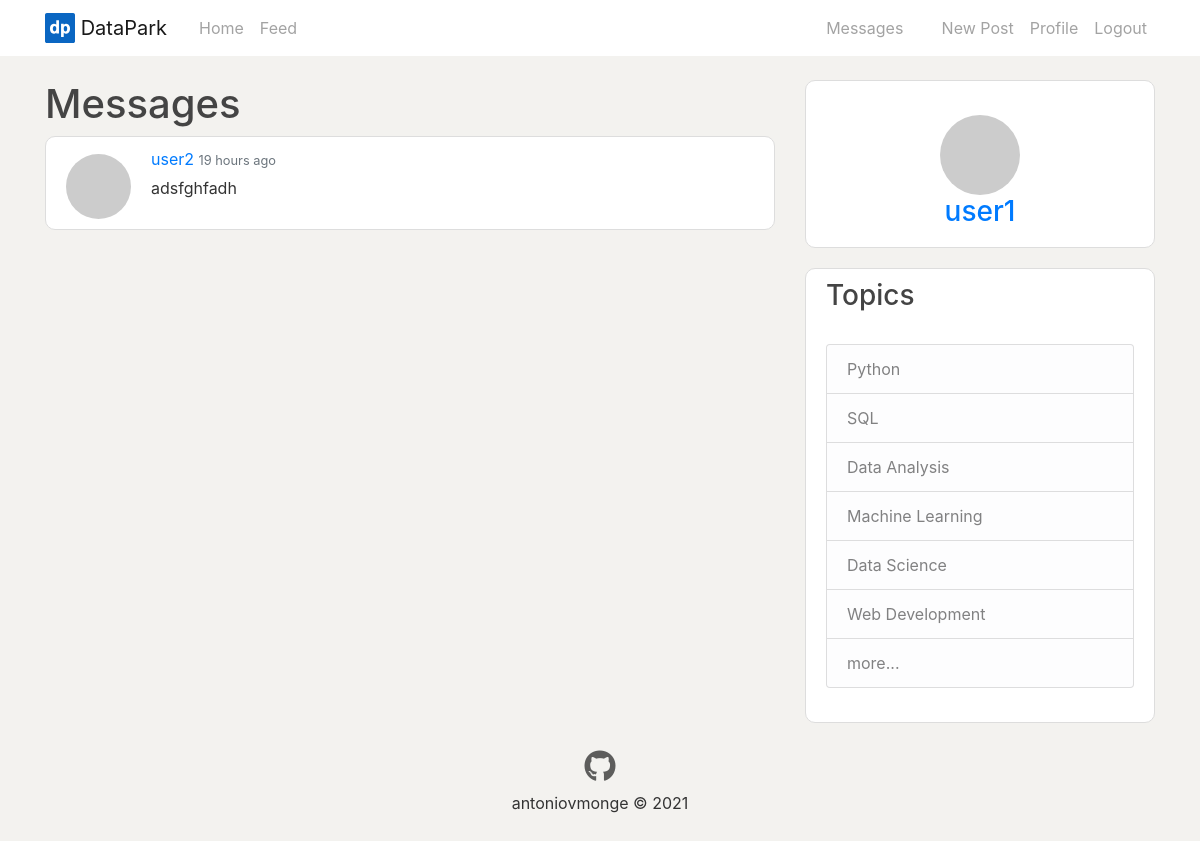
/messages (signed in), run on an earlier commit of the app's database.
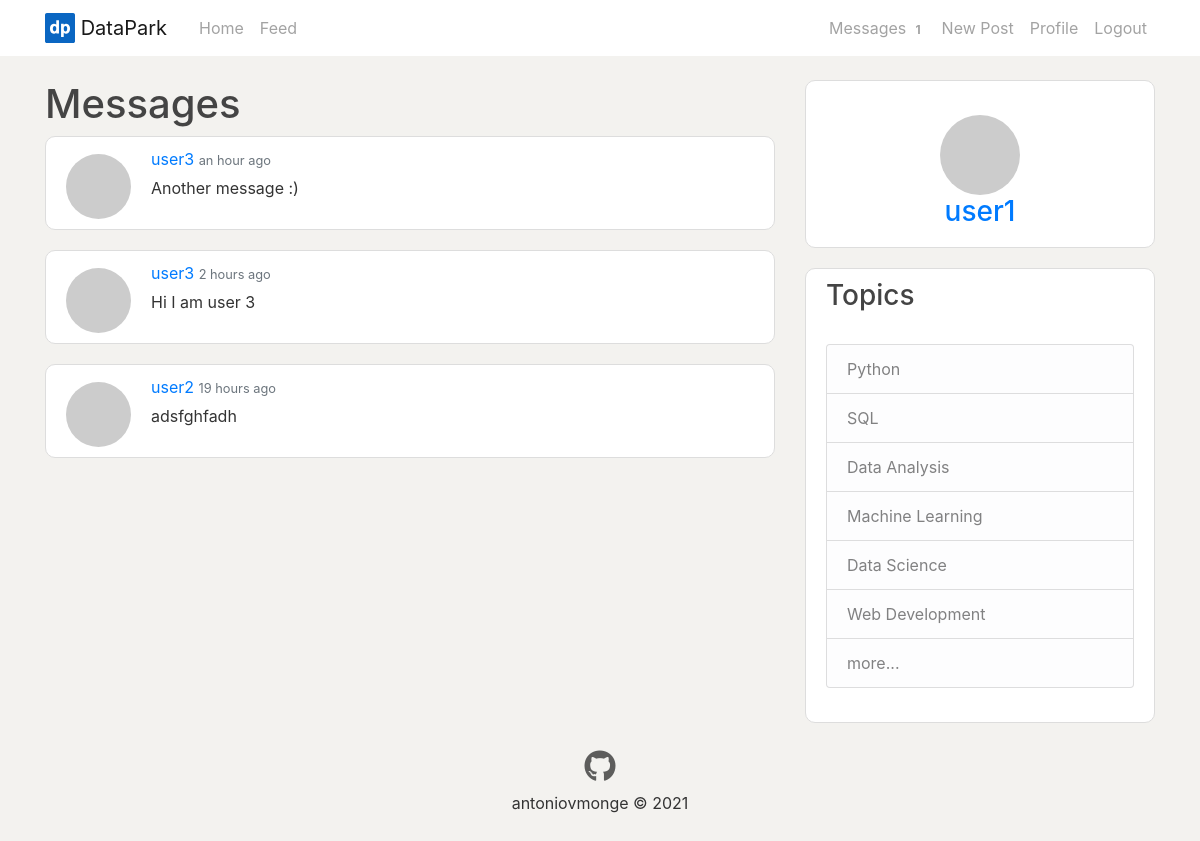
And on a later commit of the database.
### app/models.py (models this page shows, shortened)
class Message(db.Model):
    id = db.Column(db.Integer, primary_key=True)
    sender_id = db.Column(db.Integer, db.ForeignKey('user.id'))
    recipient_id = db.Column(db.Integer, db.ForeignKey('user.id'))
    body = db.Column(db.String(140))
    timestamp = db.Column(db.DateTime, index=True, default=datetime.utcnow)

class User(UserMixin, db.Model):
    id = db.Column(db.Integer, primary_key=True)
    username = db.Column(db.String(64), index=True, unique=True)
    email = db.Column(db.String(120), index=True, unique=True)
    password_hash = db.Column(db.String(128))
    about_me = db.Column(db.String(140))
    last_seen = db.Column(db.DateTime, default=datetime.utcnow)
    posts = db.relationship('Post', backref='author', lazy='dynamic')
    followed = db.relationship(
        'User',
        secondary=followers,
        primaryjoin=(followers.c.follower_id == id),
        secondaryjoin=(followers.c.followed_id == id),
        backref=db.backref('followers', lazy='dynamic'),
        lazy='dynamic')
    messages_sent = db.relationship('Message',
                                    foreign_keys='Message.sender_id',
                                    backref='author', lazy='dynamic')
    messages_received = db.relationship('Message',
                                        foreign_keys='Message.recipient_id',
                                        backref='recipient', lazy='dynamic')
    last_message_read_time = db.Column(db.DateTime)
    def avatar(self, size):
        digest = md5(self.email.lower().encode('utf-8')).hexdigest()
        return f"https://www.gravatar.com/avatar/{digest}?d=identicon&s={size}"
    def new_messages(self):
        last_read_time = self.last_message_read_time or datetime(1900, 1, 1)
        return Message.query.filter_by(recipient=self).filter(
            Message.timestamp > last_read_time).count()

### app/messages/routes.py (the view)
@bp.route('/messages')
@login_required
def messages():
    current_user.last_message_read_time = datetime.utcnow()
    db.session.commit()
    page = request.args.get('page', 1, type=int)
    messages = current_user.messages_received.order_by(
        Message.timestamp.desc()).paginate(
            page, current_app.config['POSTS_PER_PAGE'], False)
    next_url = url_for('messages.messages', page=messages.next_num) \
        if messages.has_next else None
    prev_url = url_for('messages.messages', page=messages.prev_num) \
        if messages.has_prev else None
    return render_template('messages/messages.html', messages=messages.items,
                            next_url=next_url, prev_url=prev_url, title='Messages')

### app/models.py (called while the page is built)
@login.user_loader
def load_user(id):
    return User.query.get(int(id))

### app/templates/messages/messages.html
{% extends "layout.html" %}
{% block content %}
    <h1>Messages</h1>
        {% for msg in messages %}
            <article class="media content-section">
                <img class="rounded-circle article-img"  src="{{ msg.author.avatar(64) }}">
                <div class="media-body">
                    <div class="article-metadata">
                        <a class="mr-2h" href="{{ url_for('users.user', username=msg.author.username) }}">{{ msg.author.username }}</a>
                        <small class="text-muted">{{ moment(msg.timestamp).fromNow() }}</small>
                    </div>
                    <p class='article-content'>{{ msg.body }}</p>
                </div>
            </article>
        {% endfor %}
{% endblock content %}

### app/templates/layout.html (shortened to what this page needs)
<!DOCTYPE html>
<html lang="en">
    <head>
        <link rel="stylesheet" href="https://stackpath.bootstrapcdn.com/bootstrap/4.1.3/css/bootstrap.min.css">
        <link rel="stylesheet" type="text/css" href="{{ url_for('static', filename='main.css') }}">
    </head>
    <body>
        <header class="site-header">
            <nav class="navbar navbar-expand-md navbar-light bg-white fixed-top">
                <div class="container">
                    <a class="navbar-brand mr-4" href="{{ url_for('main.home') }}">
                        <img src="{{ url_for('static', filename='dp.svg') }}" width="30" height="30" class="d-inline-block align-top" alt="">
                        DataPark
                    </a>
                    <div class="collapse navbar-collapse" id="navbarToggle">
                        <div class="navbar-nav mr-auto">
                                <a class="nav-item nav-link" href="{{ url_for('main.home') }}">Home </a>
                                <a class="nav-item nav-link" href="{{ url_for('main.explore') }}">Feed</a>
                        </div>
                        <div class='navbar-nav ms-auto'>
                            {% if current_user.is_anonymous %}
                                <a class="nav-item nav-link" href="{{ url_for('auth.login') }}">Login</a>
                                <a class="nav-item nav-link" href="{{ url_for('auth.register') }}">Register</a>
                            {% else %}
                                <a class="nav-item nav-link" href="{{ url_for('messages.messages') }}">
                                    Messages
                                    {% set new_messages = current_user.new_messages() %}
                                    <span id="message_count" class="badge"
                                    style="visibility: {% if new_messages %}visible
                                                        {% else %}hidden {% endif %};">
                                    {{ new_messages }}
                                </span>
                                </a>
                                <a class="nav-item nav-link" href="{{ url_for('posts.new_post') }}">New Post</a>
                                <a class="nav-item nav-link" href="{{ url_for('users.user', username=current_user.username) }}">Profile</a>
                                <a class="nav-item nav-link" href="{{ url_for('auth.logout') }}">Logout</a>
                            {% endif %}
                        </div>
                    </div>
                </div>
            </nav>
        </header>
        <main role='main' class='container'>
            <div class="row">
                <div class="col-md-8">
                    {% block content %}{% endblock content %}
                </div>
                <div class="col-md-4">
                    {% if current_user.is_authenticated %}
                        <div class="content-section text-center">
                            <br>
                            <img class="rounded-circle"  src="{{ current_user.avatar(64) }}">
                            <div>
                                <h3><a class="mr-2h" href="{{ url_for('users.user', username=current_user.username) }}">{{ current_user.username }}</a></h3>
                            </div>
                        </div>
                    {% endif %}
                    <div class="content-section">
                        <h3>Topics</h3>
                        <br>
                        <div class="list-group">
                            <a href="{{ url_for('main.coming_soon') }}" class="list-group-item list-group-item-action list-group-item-light">Python</a>
                            <a href="{{ url_for('main.coming_soon') }}" class="list-group-item list-group-item-action list-group-item-light">SQL</a>
                            <a href="{{ url_for('main.coming_soon') }}" class="list-group-item list-group-item-action list-group-item-light">Data Analysis</a>
                            <a href="{{ url_for('main.coming_soon') }}" class="list-group-item list-group-item-action list-group-item-light">Machine Learning</a>
                            <a href="{{ url_for('main.coming_soon') }}" class="list-group-item list-group-item-action list-group-item-light">Data Science</a>
                            <a href="{{ url_for('main.coming_soon') }}" class="list-group-item list-group-item-action list-group-item-light">Web Development</a>
                            <a href="{{ url_for('main.coming_soon') }}" class="list-group-item list-group-item-action list-group-item-light">more...</a>
                        </div>
                        <br>
                    </div>
                </div>
            </div>
        </main>
        <div>
            <footer class="page-footer font-small" style='margin: bottom 0;'>
                <div class="container-fluid text-center">
                    <div>
                        <a class="item-social" href="https://github.com/antoniovmonge"><i class="fab fa-github"></i></a>
                    </div>
                    <p class="copyright">antoniovmonge © 2021</p>
                    <br>
                </div>
            </footer>
        </div>
    </body>
</html>

### app/static/main.css (style rules this page uses)
body { background: #F3F2EF; color: #333333; margin-top: 5rem; }
h1, h2, h3, h4, h5, h6 { color: #444444; }
.site-header .navbar-nav .nav-link { color: #a3a3a3; }
.content-section { background: #ffffff; padding: 10px 20px; border: 1px solid #dddddd; border-radius: 10px; margin-bottom: 20px; }
.article-img { height: 65px; width: 65px; margin-right: 20px; margin-top: 7px; }
.article-metadata { padding-bottom: 1px; margin-bottom: 4px; }
.item-social { color: rgb(56, 56, 56); text-decoration:none; font-size:2rem; opacity:0.8; }

What changed in the data, as far as the page shows it:
added Message: author.username "user3", timestamp "an hour ago", body "Another message :)"
added Message: author.username "user3", timestamp "2 hours ago", body "Hi I am user 3"
Also different on the page:
{{ new_messages }}: (not shown) → "1"
